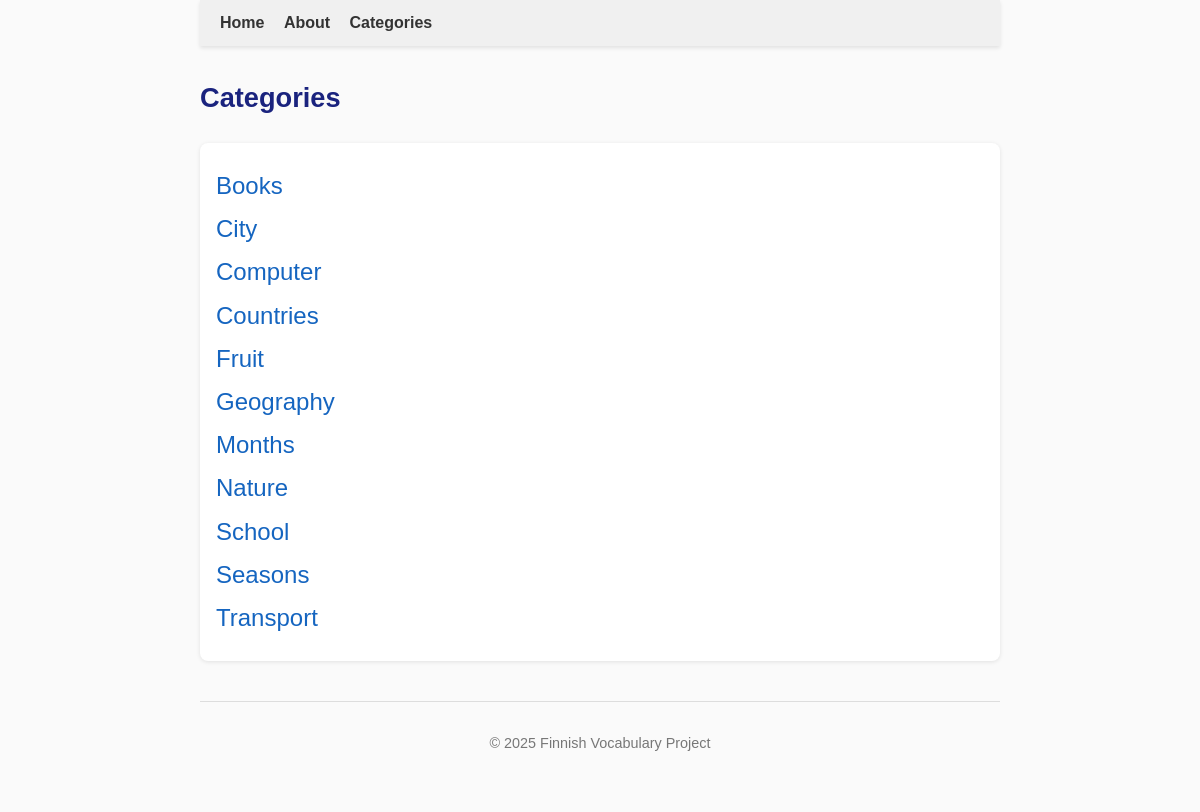
The page /categories on the database its author committed.
### tables this page shows
CREATE TABLE categories (
    id INTEGER PRIMARY KEY,
    name TEXT NOT NULL UNIQUE,
    parent_id INTEGER REFERENCES categories(id)
, description TEXT);

### app.py (the view)
@app.route('/categories')
def categories():
    conn = sqlite3.connect("finnish.db")
    conn.row_factory = sqlite3.Row
    cur = conn.cursor()
    cur.execute("SELECT id, name, parent_id FROM categories ORDER BY name")
    rows = cur.fetchall()
    categories_dict = {}
    for row in rows:
        if row['parent_id']:
            categories_dict.setdefault(row['parent_id'], []).append(row)
        else:
            categories_dict.setdefault(None, []).append(row)
    conn.close()
    return render_template('categories.html', categories=categories_dict)

### templates/categories.html
{% extends "base.html" %}
{% block content %}
<h2>Categories</h2>
<div class="categories-list">
{% if categories.get(None) %}
<ul>
{% for cat in categories.get(None) %}
    <li>
        <a href="{{ url_for('show_category', category_name=cat['name']) }}">
            {{ cat['name'] }}
        </a>
    </li>
{% endfor %}
</ul>
{% else %}
<p>No categories found.</p>
{% endif %}
</div>
{% endblock %}

### static/style.css (style rules this page uses)
body { font-family: Arial, sans-serif; max-width: 800px; margin: 0 auto; line-height: 1.6; color: #222; background-color: #fafafa; padding: 0 20px 40px 20px; }
h2 { font-size: 1.7em; color: #1a237e; margin-bottom: 0.2em; }
.categories-list, .category-words { margin-top: 1.5em; padding: 1em; background-color: #ffffff; border-radius: 8px; box-shadow: 0 1px 4px rgba(0,0,0,0.1); }
.categories-list ul, .category-words ul { list-style-type: none; padding-left: 0; margin: 0.5em 0; }
.categories-list li, .category-words li { margin: 0.3em 0; }
.categories-list a { text-decoration: none; color: #1565c0; font-weight: 500; font-size: 1.5em; }

### rows shown on the page
categories: name "Books"
categories: name "City"
categories: name "Computer"
categories: name "Countries"
categories: name "Fruit"
categories: name "Geography"
categories: name "Months"
categories: name "Nature"
categories: name "School"
categories: name "Seasons"
categories: name "Transport"
